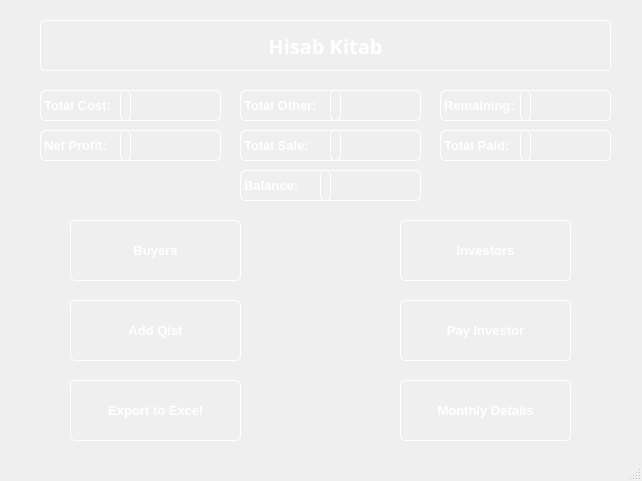
<?xml version="1.0" encoding="UTF-8"?>
<ui version="4.0">
 <class>MainWindow</class>
 <widget class="QMainWindow" name="MainWindow">
  <property name="geometry">
   <rect>
    <x>0</x>
    <y>0</y>
    <width>642</width>
    <height>481</height>
   </rect>
  </property>
  <property name="cursor">
   <cursorShape>ArrowCursor</cursorShape>
  </property>
  <property name="windowTitle">
   <string>Hisab Kitab</string>
  </property>
  <property name="styleSheet">
   <string notr="true">QWidget{
		background: url(:/bgs/bg.jpg);
		color:white
}
QPushButton,QLabel {
		background:transparent;
		border:1px solid white;
		border-radius:5px;
}
QLabel:empty{border:1px solid red;}
QPushButton:hover{
		background-color: rgba(50, 142, 240,0.5);
}</string>
  </property>
  <widget class="QWidget" name="centralwidget">
   <widget class="QLabel" name="label">
    <property name="geometry">
     <rect>
      <x>40</x>
      <y>90</y>
      <width>91</width>
      <height>31</height>
     </rect>
    </property>
    <property name="font">
     <font>
      <pointsize>10</pointsize>
      <weight>75</weight>
      <bold>true</bold>
     </font>
    </property>
    <property name="text">
     <string>Total Cost:</string>
    </property>
   </widget>
   <widget class="QLabel" name="label_2">
    <property name="geometry">
     <rect>
      <x>240</x>
      <y>90</y>
      <width>101</width>
      <height>31</height>
     </rect>
    </property>
    <property name="font">
     <font>
      <pointsize>10</pointsize>
      <weight>75</weight>
      <bold>true</bold>
     </font>
    </property>
    <property name="text">
     <string>Total Other:</string>
    </property>
   </widget>
   <widget class="QLabel" name="label_3">
    <property name="geometry">
     <rect>
      <x>40</x>
      <y>130</y>
      <width>91</width>
      <height>31</height>
     </rect>
    </property>
    <property name="font">
     <font>
      <pointsize>10</pointsize>
      <weight>75</weight>
      <bold>true</bold>
     </font>
    </property>
    <property name="text">
     <string>Net Profit:</string>
    </property>
   </widget>
   <widget class="QLabel" name="label_4">
    <property name="geometry">
     <rect>
      <x>240</x>
      <y>130</y>
      <width>101</width>
      <height>31</height>
     </rect>
    </property>
    <property name="font">
     <font>
      <pointsize>10</pointsize>
      <weight>75</weight>
      <bold>true</bold>
     </font>
    </property>
    <property name="text">
     <string>Total Sale:</string>
    </property>
   </widget>
   <widget class="QLabel" name="label_5">
    <property name="geometry">
     <rect>
      <x>440</x>
      <y>90</y>
      <width>91</width>
      <height>31</height>
     </rect>
    </property>
    <property name="font">
     <font>
      <pointsize>10</pointsize>
      <weight>75</weight>
      <bold>true</bold>
     </font>
    </property>
    <property name="text">
     <string>Remaining:</string>
    </property>
   </widget>
   <widget class="QLabel" name="label_6">
    <property name="geometry">
     <rect>
      <x>40</x>
      <y>20</y>
      <width>571</width>
      <height>51</height>
     </rect>
    </property>
    <property name="font">
     <font>
      <family>Kristen ITC</family>
      <pointsize>15</pointsize>
      <weight>75</weight>
      <italic>false</italic>
      <bold>true</bold>
     </font>
    </property>
    <property name="text">
     <string>Hisab Kitab</string>
    </property>
    <property name="alignment">
     <set>Qt::AlignCenter</set>
    </property>
   </widget>
   <widget class="QLabel" name="label_7">
    <property name="geometry">
     <rect>
      <x>440</x>
      <y>130</y>
      <width>91</width>
      <height>31</height>
     </rect>
    </property>
    <property name="font">
     <font>
      <pointsize>10</pointsize>
      <weight>75</weight>
      <bold>true</bold>
     </font>
    </property>
    <property name="text">
     <string>Total Paid:</string>
    </property>
   </widget>
   <widget class="QLabel" name="totalCostLabel">
    <property name="geometry">
     <rect>
      <x>120</x>
      <y>90</y>
      <width>101</width>
      <height>31</height>
     </rect>
    </property>
    <property name="cursor">
     <cursorShape>IBeamCursor</cursorShape>
    </property>
    <property name="text">
     <string/>
    </property>
    <property name="alignment">
     <set>Qt::AlignCenter</set>
    </property>
   </widget>
   <widget class="QLabel" name="totaOtherLabel">
    <property name="geometry">
     <rect>
      <x>330</x>
      <y>90</y>
      <width>91</width>
      <height>31</height>
     </rect>
    </property>
    <property name="cursor">
     <cursorShape>IBeamCursor</cursorShape>
    </property>
    <property name="text">
     <string/>
    </property>
    <property name="alignment">
     <set>Qt::AlignCenter</set>
    </property>
   </widget>
   <widget class="QLabel" name="remainLabel">
    <property name="geometry">
     <rect>
      <x>520</x>
      <y>90</y>
      <width>91</width>
      <height>31</height>
     </rect>
    </property>
    <property name="cursor">
     <cursorShape>IBeamCursor</cursorShape>
    </property>
    <property name="text">
     <string/>
    </property>
    <property name="alignment">
     <set>Qt::AlignCenter</set>
    </property>
   </widget>
   <widget class="QLabel" name="profitLabel">
    <property name="geometry">
     <rect>
      <x>120</x>
      <y>130</y>
      <width>101</width>
      <height>31</height>
     </rect>
    </property>
    <property name="cursor">
     <cursorShape>IBeamCursor</cursorShape>
    </property>
    <property name="text">
     <string/>
    </property>
    <property name="alignment">
     <set>Qt::AlignCenter</set>
    </property>
   </widget>
   <widget class="QLabel" name="totalSaleLabel">
    <property name="geometry">
     <rect>
      <x>330</x>
      <y>130</y>
      <width>91</width>
      <height>31</height>
     </rect>
    </property>
    <property name="cursor">
     <cursorShape>IBeamCursor</cursorShape>
    </property>
    <property name="text">
     <string/>
    </property>
    <property name="alignment">
     <set>Qt::AlignCenter</set>
    </property>
   </widget>
   <widget class="QLabel" name="totalPaidLabel">
    <property name="geometry">
     <rect>
      <x>520</x>
      <y>130</y>
      <width>91</width>
      <height>31</height>
     </rect>
    </property>
    <property name="cursor">
     <cursorShape>IBeamCursor</cursorShape>
    </property>
    <property name="text">
     <string/>
    </property>
    <property name="alignment">
     <set>Qt::AlignCenter</set>
    </property>
   </widget>
   <widget class="QPushButton" name="buyersBtn">
    <property name="geometry">
     <rect>
      <x>70</x>
      <y>220</y>
      <width>171</width>
      <height>61</height>
     </rect>
    </property>
    <property name="font">
     <font>
      <pointsize>10</pointsize>
      <weight>75</weight>
      <bold>true</bold>
     </font>
    </property>
    <property name="cursor">
     <cursorShape>PointingHandCursor</cursorShape>
    </property>
    <property name="text">
     <string>Buyers</string>
    </property>
   </widget>
   <widget class="QPushButton" name="investorsBtn">
    <property name="geometry">
     <rect>
      <x>400</x>
      <y>220</y>
      <width>171</width>
      <height>61</height>
     </rect>
    </property>
    <property name="font">
     <font>
      <pointsize>10</pointsize>
      <weight>75</weight>
      <bold>true</bold>
     </font>
    </property>
    <property name="cursor">
     <cursorShape>PointingHandCursor</cursorShape>
    </property>
    <property name="text">
     <string>Investors</string>
    </property>
   </widget>
   <widget class="QPushButton" name="addQistBtn">
    <property name="geometry">
     <rect>
      <x>70</x>
      <y>300</y>
      <width>171</width>
      <height>61</height>
     </rect>
    </property>
    <property name="font">
     <font>
      <pointsize>10</pointsize>
      <weight>75</weight>
      <bold>true</bold>
     </font>
    </property>
    <property name="cursor">
     <cursorShape>PointingHandCursor</cursorShape>
    </property>
    <property name="text">
     <string>Add Qist</string>
    </property>
   </widget>
   <widget class="QPushButton" name="detailsBtn">
    <property name="geometry">
     <rect>
      <x>400</x>
      <y>380</y>
      <width>171</width>
      <height>61</height>
     </rect>
    </property>
    <property name="font">
     <font>
      <pointsize>10</pointsize>
      <weight>75</weight>
      <bold>true</bold>
     </font>
    </property>
    <property name="cursor">
     <cursorShape>PointingHandCursor</cursorShape>
    </property>
    <property name="text">
     <string>Monthly Details</string>
    </property>
   </widget>
   <widget class="QPushButton" name="exportBtn">
    <property name="geometry">
     <rect>
      <x>70</x>
      <y>380</y>
      <width>171</width>
      <height>61</height>
     </rect>
    </property>
    <property name="font">
     <font>
      <pointsize>10</pointsize>
      <weight>75</weight>
      <bold>true</bold>
     </font>
    </property>
    <property name="cursor">
     <cursorShape>PointingHandCursor</cursorShape>
    </property>
    <property name="text">
     <string>Export to Excel</string>
    </property>
   </widget>
   <widget class="QLabel" name="balanceLabel">
    <property name="geometry">
     <rect>
      <x>320</x>
      <y>170</y>
      <width>101</width>
      <height>31</height>
     </rect>
    </property>
    <property name="cursor">
     <cursorShape>IBeamCursor</cursorShape>
    </property>
    <property name="text">
     <string/>
    </property>
    <property name="alignment">
     <set>Qt::AlignCenter</set>
    </property>
   </widget>
   <widget class="QLabel" name="label_8">
    <property name="geometry">
     <rect>
      <x>240</x>
      <y>170</y>
      <width>91</width>
      <height>31</height>
     </rect>
    </property>
    <property name="font">
     <font>
      <pointsize>10</pointsize>
      <weight>75</weight>
      <bold>true</bold>
     </font>
    </property>
    <property name="text">
     <string>Balance:</string>
    </property>
   </widget>
   <widget class="QPushButton" name="payBtn">
    <property name="geometry">
     <rect>
      <x>400</x>
      <y>300</y>
      <width>171</width>
      <height>61</height>
     </rect>
    </property>
    <property name="font">
     <font>
      <pointsize>10</pointsize>
      <weight>75</weight>
      <bold>true</bold>
     </font>
    </property>
    <property name="cursor">
     <cursorShape>PointingHandCursor</cursorShape>
    </property>
    <property name="text">
     <string>Pay Investor</string>
    </property>
   </widget>
  </widget>
  <widget class="QStatusBar" name="statusBar">
   <property name="toolTip">
    <string/>
   </property>
   <property name="statusTip">
    <string/>
   </property>
  </widget>
 </widget>
 <resources>
  <include location="res.qrc"/>
 </resources>
 <connections/>
</ui>
